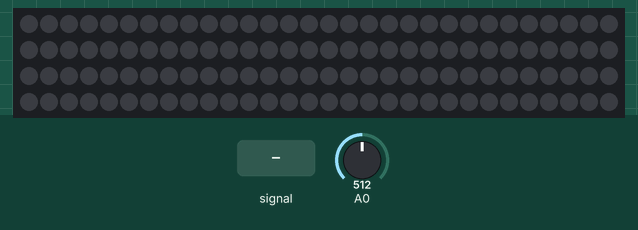
Simulated run of this sketch. Board: ESP8266 (NodeMCU). Shown: 120 RGB LEDs in strip order, left to right, continuing on the next row. The test bench sets the inputs (shaded band); at power-on: A0 = 512. Dim RGB values are drawn brighter than linear; random numbers use the default seed unless the sketch sets one.

Above: at 4.2 s.
4.3 s: A0 fed a 1000 Hz sine of ±255 counts around its level
At 4.81 s:
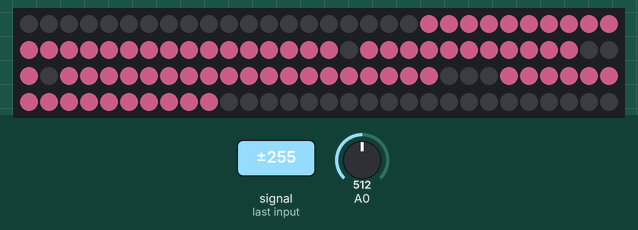
6.8 s: A0 set to 716
At 8.25 s:
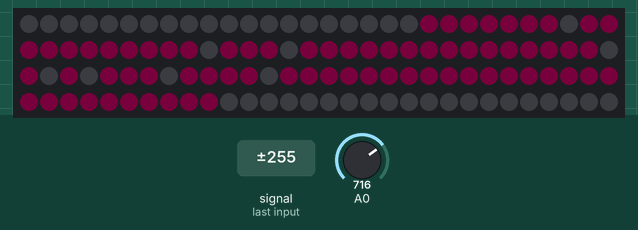
8.9 s: A0 set to 95
At 10.04 s:
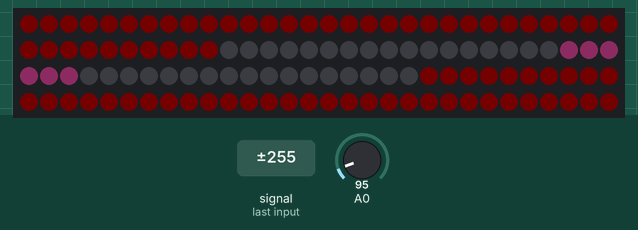
11.6 s: A0 set to 511
At 11.8 s:
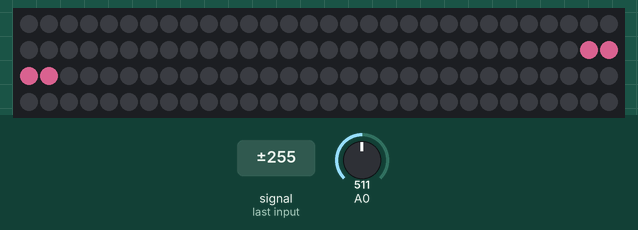
13.7 s: A0 fed a 50 Hz sine of ±306 counts around its level
At 14.5 s:
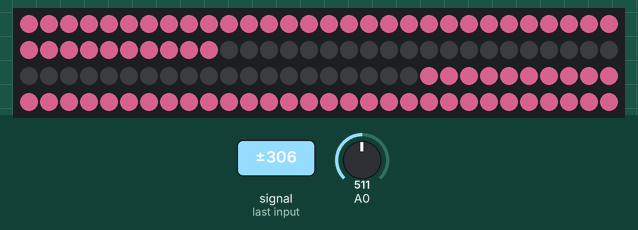
Timing chart, 0 to 16.2 s (numbered marks = the images above; inputs shaded):
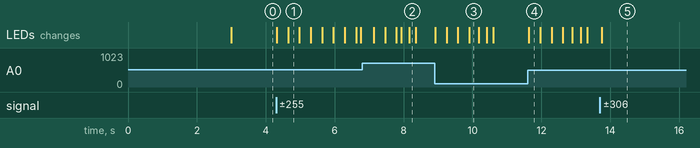

The sketch:

esp8266_audio_viz.ino
```cpp
#include <FastLED.h>
#include "arduinoFFT.h" // Standard Arduino FFT library
// https://github.com/kosme/arduinoFFT, in IDE, Sketch, Include Library, Manage Library, then search for FFT
arduinoFFT FFT = arduinoFFT();

FASTLED_USING_NAMESPACE

#if defined(FASTLED_VERSION) && (FASTLED_VERSION < 3001000)
#warning "Requires FastLED 3.1 or later; check github for latest code."
#endif

//#define FASTLED_ESP8266_NODEMCU_PIN_ORDER
#define DATA_PIN D4
//#define CLK_PIN   4
#define LED_TYPE WS2812B
#define COLOR_ORDER GRB
#define NUM_LEDS 120
#define TEMPERATURE Tungsten100W
CRGB leds[NUM_LEDS];

#define BRIGHTNESS 150
#define FRAMES_PER_SECOND 120
#define LED_DITHER 0 // try 0 to disable flickering

#define SAMPLES 256              //Must be a power of 2
#define SAMPLING_FREQUENCY 10000 //Hz, must be 10000 or less due to ADC conversion time. Determines maximum frequency that can be analysed by the FFT.
#define amplitude 50
unsigned int sampling_period_us;
unsigned long microseconds;
byte peak[] = {0, 0, 0, 0, 0, 0, 0};
double vReal[SAMPLES];
double vImag[SAMPLES];
unsigned long newTime, oldTime;

/////////////////////////////////////////////////////////////////////////

uint8_t val = 0;
int amp[7];
int avg = 0;
uint8_t countB = 0;
uint8_t gHue = 10;

void setup()
{

  delay(3000); // 3 second delay for recovery

  // tell FastLED about the LED strip configuration
  FastLED.addLeds<LED_TYPE, DATA_PIN, COLOR_ORDER>(leds, NUM_LEDS).setCorrection(TypicalSMD5050);
  //FastLED.addLeds<LED_TYPE,DATA_PIN,CLK_PIN,COLOR_ORDER>(leds, NUM_LEDS).setCorrection(TypicalLEDStrip);

  // set master brightness control
  FastLED.setBrightness(BRIGHTNESS);
  FastLED.setTemperature(TEMPERATURE);
  //FastLED.setDither(LED_DITHER);
  FastLED.show(); // needed to reset leds to zero
  for (int i = 0; i < 6; i++)
  {
    amp[i] = 0;
  }

  Serial.begin(9600);

  sampling_period_us = round(100000 * (1.0 / SAMPLING_FREQUENCY));
}

void loop()
{

  for (int i = 0; i < SAMPLES; i++)
  {
    newTime = micros() - oldTime;
    oldTime = newTime;
    vReal[i] = analogRead(A0); // A conversion takes about 1mS on an ESP8266
    vImag[i] = 0;
    while (micros() < (newTime + sampling_period_us))
    {
      /* do nothing to wait */
    }
  }
  FFT.Windowing(vReal, SAMPLES, FFT_WIN_TYP_HAMMING, FFT_FORWARD);
  FFT.Compute(vReal, vImag, SAMPLES, FFT_FORWARD);
  FFT.ComplexToMagnitude(vReal, vImag, SAMPLES);
  for (int i = 2; i < (SAMPLES / 2); i++)
  { // Don't use sample 0 and only first SAMPLES/2 are usable. Each array eleement represents a frequency and its value the amplitude.
    if (vReal[i] > 200)
    { // Add a crude noise filter, 4 x amplitude or more
      if (i <= 5)
      {
        // Serial.println(vReal[2] / amplitude);
        //Serial.println((int)vReal[i]/amplitude);// 125Hz
        if ((int)vReal[2] / amplitude > amp[0])
          amp[0] = (int)vReal[2] / amplitude;
      }
      if (i > 5 && i <= 12)
      {
        //displayBand(1,(int)vReal[i]/amplitude); // 250Hz
        if ((int)vReal[i] / amplitude > amp[1])
          amp[1] = (int)vReal[i] / amplitude;
      }
      if (i > 12 && i <= 32)
      {
        //displayBand(2,(int)vReal[i]/amplitude); // 500Hz
        //Serial.println((int)vReal[i]/amplitude);
        if ((int)vReal[i] / amplitude > amp[2])
          amp[2] = (int)vReal[i] / amplitude;
      }
      if (i > 32 && i <= 62)
      {
        //displayBand(3,(int)vReal[i]/amplitude); // 1000Hz
        if ((int)vReal[i] / amplitude > amp[3])
          amp[3] = (int)vReal[i] / amplitude;
      }
      if (i > 62 && i <= 105)
      {
        //displayBand(4,(int)vReal[i]/amplitude); // 2000Hz
        if ((int)vReal[i] / amplitude > amp[4])
          amp[4] = (int)vReal[i] / amplitude;
      }
      if (i > 105 && i <= 120)
      {
        //displayBand(5,(int)vReal[i]/amplitude); // 4000Hz
        if ((int)vReal[i] / amplitude > amp[5])
          amp[5] = (int)vReal[i] / amplitude;
      }
      if (i > 120 && i <= 146)
      {
        //displayBand(6,(int)vReal[i]/amplitude); // 8000Hz
        if ((int)vReal[i] / amplitude > amp[6])
          amp[6] = (int)vReal[i] / amplitude;
      }
      //Serial.println(i);
    }
  }
  //Normalize amplitudes
  amp[6] *= 4;
  amp[5] *= 4;
  amp[4] *= 2.5;
  //amp[3]*=2;
  //amp[2]*=1.5;
  amp[1] *= 1;
  amp[0] *= 0.75;
  avg = (amp[2] + amp[3] + amp[4]) / 3;

  fadeToBlackBy(leds, NUM_LEDS, 25);

  if (amp[0] > 200)
  {
    amp[0] = 200;
  }

  CRGB clr = CRGB::Violet;
  CRGB clr2 = CRGB::Violet;

  clr2 = clr2.nscale8(amp[0] * 1.2);

  if (amp[4] > 30 || amp[3] > 30)
    clr = clr.nscale8(192);
  avg *= 0.65;
  if (avg > 40)
  {
    avg = 40;
  }

  if (avg > 1 && amp[4] < 60)
    fill_solid(leds + (60 - avg), avg * 2, clr);

  clr = CRGB::White;
  clr.maximizeBrightness();
  if (amp[4] > 30)
    for (int i = 0; i < 10; i++)
      addGlitter(clr);
  clr = CRGB::Black;
  clr.maximizeBrightness();
  if (amp[3] > 30)
    for (int i = 0; i < 10; i++)
      addGlitter(clr);

  if (amp[0] > 50 && amp[4] < 40)
  {
    if (countB == 0)
    {
      fill_solid(leds, 40, clr2);
      fill_solid(leds + 80, 40, clr2);
    }
    else
      countB++;
    if (countB == 2)
      countB = 0;
  }

  FastLED.show();
  for (int i = 0; i < 6; i++)
  {
    amp[i] = 0;
  }
}

void confetti()
{
  // random colored speckles that blink in and fade smoothly
  //fadeToBlackBy( leds, NUM_LEDS, 10);
  int pos = random16(NUM_LEDS);
  leds[pos] += CHSV(gHue + random8(64), 200, 255);
}

void addGlitter(CRGB clr)
{
  leds[random16(NUM_LEDS)] = clr;
}
```

Measured:
- after the input at 4.3 s, the LEDs: first change at once (image 1 shows a later state)
- after the input at 8.9 s, the LEDs: first change at once (image 3 shows a later state)
- after the input at 11.6 s, the LEDs: change at once (image 4)
- after the input at 13.7 s, the LEDs: change after 0.05 s (image 5)
